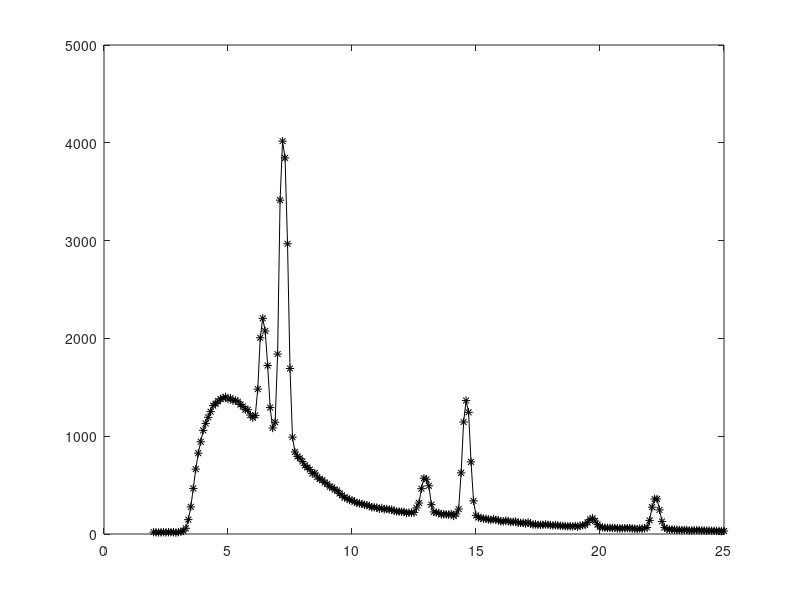

The MATLAB script that drew this image:
clear all; close all;
theta = [2	2.1	2.2	2.3	2.4	2.5	2.6	2.7	2.8	2.9	3	3.1	3.2	3.3	3.4	3.5	3.6	3.7	3.8	3.9	4	4.1	4.2	4.3	4.4	4.5	4.6	4.7	4.8	4.9	5	5.1	5.2	5.3	5.4	5.5	5.6	5.7	5.8	5.9	6	6.1	6.2	6.3	6.4	6.5	6.6	6.7	6.8	6.9	7	7.1	7.2	7.3	7.4	7.5	7.6	7.7	7.8	7.9	8	8.1	8.2	8.3	8.4	8.5	8.6	8.7	8.8	8.9	9	9.1	9.2	9.3	9.4	9.5	9.6	9.7	9.8	9.9	10	10.1	10.2	10.3	10.4	10.5	10.6	10.7	10.8	10.9	11	11.1	11.2	11.3	11.4	11.5	11.6	11.7	11.8	11.9	12	12.1	12.2	12.3	12.4	12.5	12.6	12.7	12.8	12.9	13	13.1	13.2	13.3	13.4	13.5	13.6	13.7	13.8	13.9	14	14.1	14.2	14.3	14.4	14.5	14.6	14.7	14.8	14.9	15	15.1	15.2	15.3	15.4	15.5	15.6	15.7	15.8	15.9	16	16.1	16.2	16.3	16.4	16.5	16.6	16.7	16.8	16.9	17	17.1	17.2	17.3	17.4	17.5	17.6	17.7	17.8	17.9	18	18.1	18.2	18.3	18.4	18.5	18.6	18.7	18.8	18.9	19	19.1	19.2	19.3	19.4	19.5	19.6	19.7	19.8	19.9	20	20.1	20.2	20.3	20.4	20.5	20.6	20.7	20.8	20.9	21	21.1	21.2	21.3	21.4	21.5	21.6	21.7	21.8	21.9	22	22.1	22.2	22.3	22.4	22.5	22.6	22.7	22.8	22.9	23	23.1	23.2	23.3	23.4	23.5	23.6	23.7	23.8	23.9	24	24.1	24.2	24.3	24.4	24.5	24.6	24.7	24.8	24.9	25];
I = [19.8	16.9	16.2	17.2	18.9	16.5	18.2	19.4	18.1	14.2	19.6	23.6	31.2	58.5	146.9	277.1	466.2	663.5	826.6	943	1059.7	1131	1193	1250.6	1312.5	1332.3	1357.9	1381.4	1390.1	1402.5	1378.3	1389.1	1363.6	1367.1	1353.1	1324.2	1304.2	1271.7	1270.5	1216	1189	1212.8	1481.2	2006.5	2205.5	2075.1	1722.7	1292.7	1084	1142.9	1839.6	3413.9	4017	3845.4	2967.6	1691.9	990.2	838.9	793.3	773.8	742.5	702.2	680.3	659.3	617.5	623.5	583.1	561.3	551.7	526.1	512.1	482.4	476.6	452.5	444.7	414.5	395.4	372.1	365.4	346.2	345.7	327.9	318.7	312.6	306.8	298.6	295.4	286.1	273.1	273.4	270.8	256.5	266.1	251.2	257	248.7	250	236.9	230.2	229.5	228	226.6	213	219.2	217.9	219.2	267.1	317.4	463.5	570.3	559.8	493	299.7	225.8	218.4	215.7	199.8	202.5	200.3	197.5	206.6	184.2	205.5	255.3	625	1144.8	1364.3	1244.6	737.3	338.7	190.4	168.9	163.4	156.4	155.5	148.5	143	153.6	144.8	141.1	129.4	128.1	137.1	131.8	122.3	123.6	128.1	113.7	114.4	114.7	105.8	120.2	105.4	95.4	98.6	93.4	94.3	94.6	97.9	94.7	92.3	86.6	90.7	86.6	84.8	81.8	80.6	78.2	80.3	77	83.4	73.5	85.2	89.9	93.2	118	149.4	161.3	133.2	95.9	72	68	63.5	63.2	62.1	62.2	61	57.7	56.5	58.4	59	59.7	59.1	56	55	50.7	55.8	54.5	58	67.6	139.4	274.8	357.6	358.2	246.8	128.2	64.9	52.1	45	47.2	45.3	42	41.9	39.7	41.7	41.9	35.8	35.7	38.5	38.5	37.9	34.9	36.5	33.4	35.9	33.4	33.7	31.6	32.9	28.4	30.9];
plot (theta,I,'k*-')
